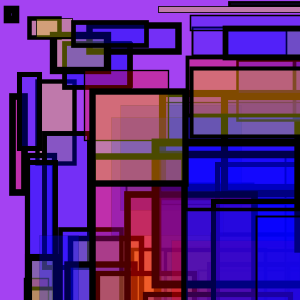
Frame 1 (no input)
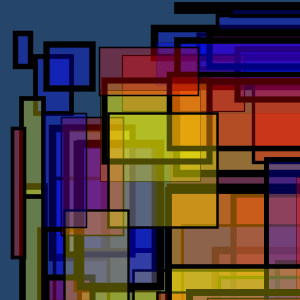
Frame 2 (the mouse pressed at the canvas centre, redrawn once)

The Processing sketch that drew these frames (run headless with seeded random() and noise(); the mouse was pressed at the canvas centre and the sketch redrawn once):

// Processing sketch: processing_39181
// ── processing_39181.pde

void setup() {
  size(300, 300);
  smooth();
  noStroke();
}

int when = 100;

//This changes the background and random placement of rectangles, the majority of rectangles are located in the bottom right
void draw() {
  background(random(0, 255), random(0, 255), random(0, 255), 50);
  for (int i = 0; i < when; i++) {
    crazy();
    float that = random(0, 400);
    float then = random(0, 400);
    rect(that, then, that, then);
  }
  noLoop();
}

//This is what determines the colors, and stroke weight
void crazy() {
  stroke(0);
  strokeWeight(random(0, 8));
  int what = floor(random(0, 50));

  if (what <= 10) {
    fill(255, 0, 0, 75);
  }; 
  if (what >= 20) {
    fill(0, 0, 255, 75);
  }; 
  if (what >= 40) {
    fill(255, 250, 0, 75);
  };
}
